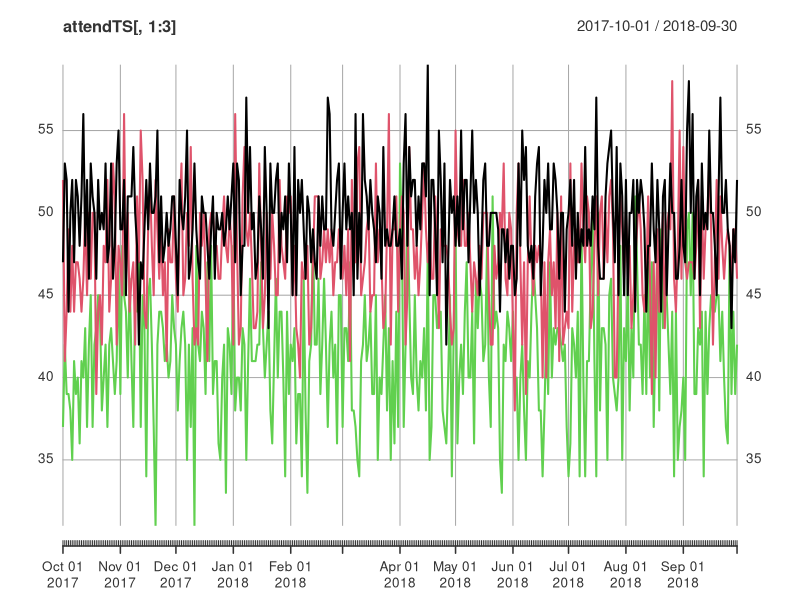
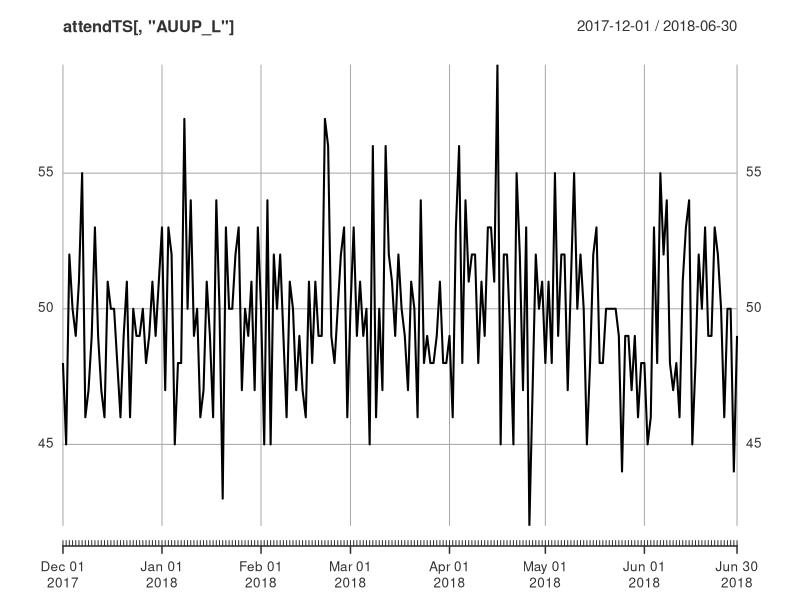
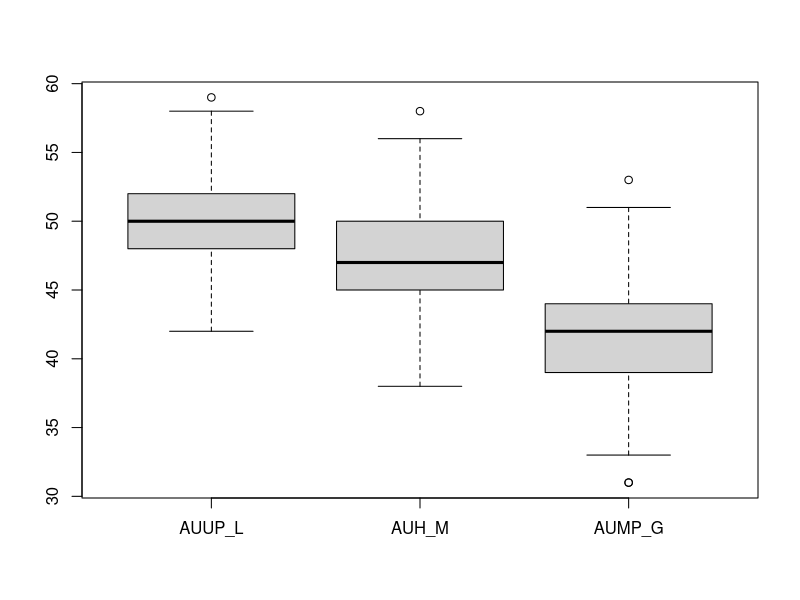
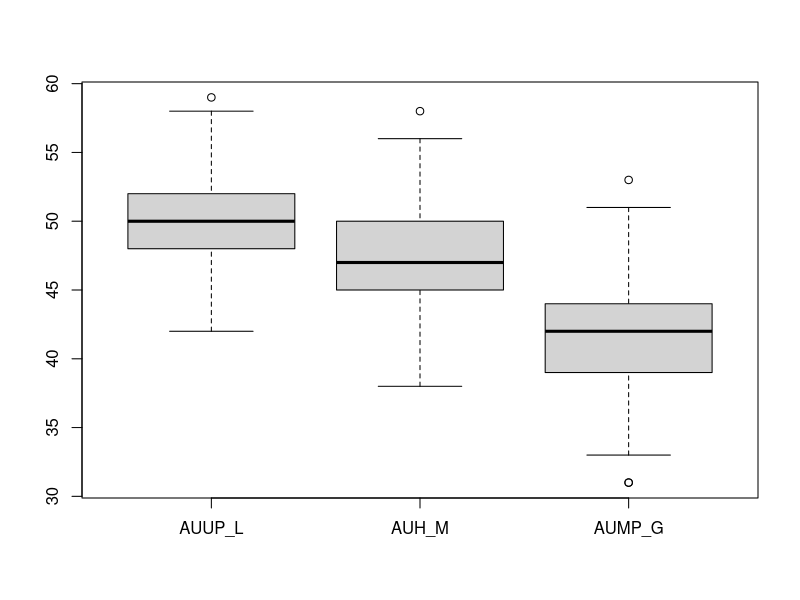
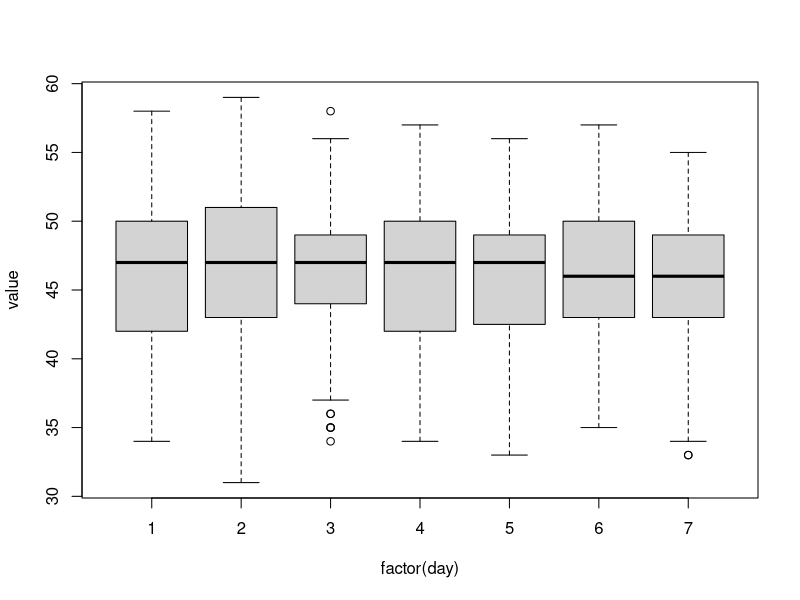
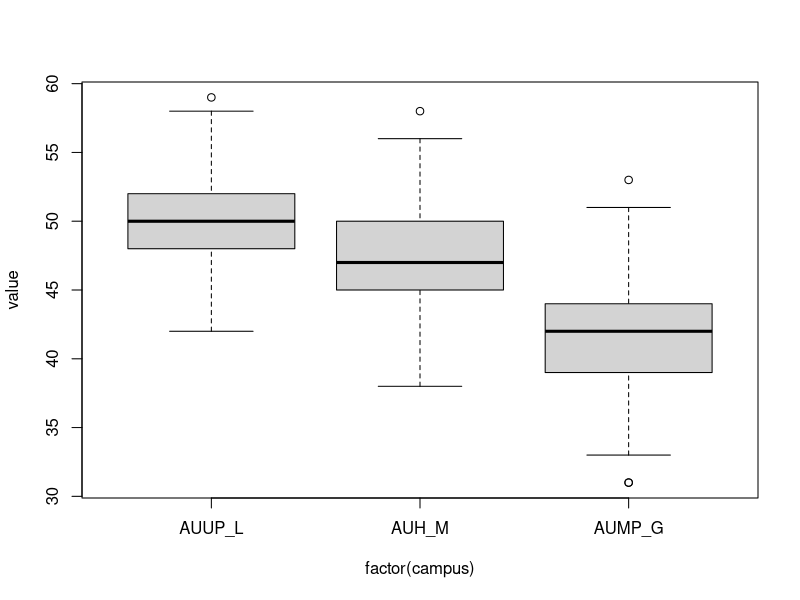

Generate these figures, in order, with R: (Note: this script raises an error after producing the figures.)
#EDM

#TS object
(AUUP_L = trunc(rnorm(365,50,3)))
(AUH_M = trunc(rnorm(365,48,3.5)))
(AUMP_G = trunc(rnorm(365,42,4)))
(dates = as.Date('2017-10-01') + seq(0,364))
library(xts)
attend = data.frame(AUUP_L, AUH_M, AUMP_G)
attendTS = xts(attend,order.by=dates )
head(attendTS)

format(Sys.Date(),format="%w")
attendTS$day = format(as.Date(index(attendTS)),format="%w")
head(attendTS,10)
attendTS$date = index(attendTS)
(wd = weekdays(as.Date('2018-11-11')+0:6))

(attendTS$day = factor(attendTS$day, levels=0:6, labels=wd, ordered=T))
head(attendTS, n=10)
summary(attendTS$day)
str(attendTS)

plot.xts(attendTS[,1:3])
attendTS[,'AUUP_L']
plot(attendTS[,"AUUP_L"], subset="2017-12-01/2018-06-30")

boxplot(attend)
boxplot(as.data.frame(attendTS[,1:3]))
?melt


attend_long = reshape::melt(as.data.frame(attendTS), id.vars='day', variable_name='campus')
head(attend_long)
dim(attend_long)
boxplot(value ~ factor(day), data=attend_long)
boxplot(value ~ factor(campus), data=attend_long)

ggplot(data=attend_long, aes(y=value, group=day)) + geom_boxplot() + facet_wrap(. ~ day)

ggplot(data=attend_long, aes(y=value, group=campus)) + geom_boxplot() + facet_wrap(. ~ campus)

ggplot(data=attend_long, aes(x=value, group=campus)) + geom_density() + facet_wrap(. ~ campus)

ggplot(data=attend_long, aes(x=value, group=day)) + geom_density() + facet_wrap(. ~ day)

attend_long
p <- ggplot(df, aes(x=, Values)) + geom_line(aes(color=Samples)) + facet_wrap(~Samples, ncol=1)
print(p)






library(dplyr)
meanattnd <- attend_long %>% group_by(variable) %>% summarise(means = mean(value))
meanattnd
#convert tibble column to vector
meanv = pull(meanattnd, means)
meanattnd  %>% select(means) %>% collect %>% .[["means"]]

g= ggplot(data=attend_long, aes(x=value,fill=variable)) + geom_density(alpha=.3) 
g1 = g+geom_vline(xintercept=meanv,linetype=2,size=1) + geom_hline(yintercept = .05, linetype="dashed", color = "red", size=2)
g1
g1 + geom_segment(aes(x=40,y=.03,xend=50,yend=.09), size=4)

library(grid)
g1 + geom_segment(aes(x=20,y=.02,xend=40, yend=.04), arrow = arrow(length = unit(.5, "cm"))) + ggtitle("Hello")
